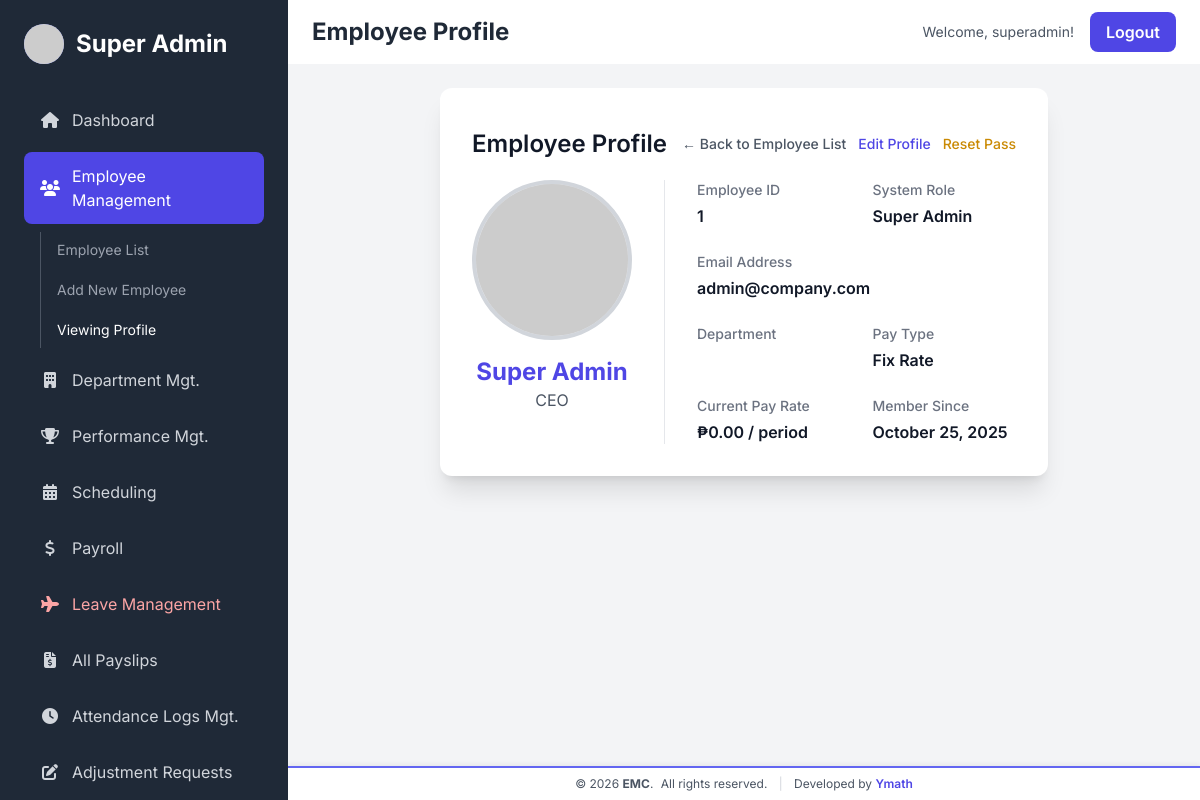
The page /view_employee_profile.php?id=1 (signed in) on the database its author committed.
### tables this page shows
CREATE TABLE `users` (
  `user_id` int(11) NOT NULL,
  `username` varchar(100) NOT NULL,
  `password_hash` varchar(255) NOT NULL,
  `role` enum('Employee','Manager','HR Admin','Super Admin') NOT NULL,
  `employee_id` int(11) NOT NULL
);

CREATE TABLE `employees` (
  `employee_id` int(11) NOT NULL,
  `first_name` varchar(100) NOT NULL,
  `last_name` varchar(100) NOT NULL,
  `email` varchar(255) NOT NULL,
  `phone` varchar(20) DEFAULT NULL,
  `profile_picture_url` varchar(255) DEFAULT NULL,
  `job_title` varchar(100) DEFAULT NULL,
  `department` varchar(100) DEFAULT NULL,
  `created_at` timestamp NOT NULL DEFAULT current_timestamp(),
  `pay_rate` decimal(10,2) NOT NULL DEFAULT 0.00
);

CREATE TABLE `employee_pay_history` (
  `history_id` int(11) NOT NULL,
  `employee_id` int(11) NOT NULL,
  `pay_type` enum('Hourly','Daily','Fix Rate') NOT NULL,
  `pay_rate` decimal(10,2) NOT NULL,
  `effective_start_date` date NOT NULL,
  `created_at` timestamp NOT NULL DEFAULT current_timestamp()
);

### config/utils.php (called while the page is built, shortened)
<?php
function getEmployeePayRateOnDate($pdo, $employee_id, $check_date) {
    try {
        $sql = "SELECT pay_type, pay_rate
                FROM employee_pay_history
                WHERE employee_id = ?
                AND effective_start_date <= ?
                ORDER BY effective_start_date DESC
                LIMIT 1";
        $stmt = $pdo->prepare($sql);
        $stmt->execute([$employee_id, $check_date]);
        return $stmt->fetch(PDO::FETCH_ASSOC);
    } catch (PDOException $e) {
        error_log("Error fetching pay rate for EID {$employee_id} on {$check_date}: " . $e->getMessage());
        return false;
    }
}
?>

### view_employee_profile.php (the view, shortened to what this page needs)
<?php
include 'template/header.php';
require_once __DIR__ . '/config/utils.php';
$currency_symbol = $_SESSION['settings']['currency_symbol'] ?? '$';
$is_admin = ($_SESSION['role'] === 'HR Admin' || $_SESSION['role'] === 'Super Admin');
$employee_id = $_GET['id'] ?? null;
try {
    $sql = "SELECT e.*, u.role
             FROM employees e
             LEFT JOIN users u ON e.employee_id = u.employee_id
             WHERE e.employee_id = ?";
    $stmt = $pdo->prepare($sql); $stmt->execute([$employee_id]); $employee = $stmt->fetch(PDO::FETCH_ASSOC);
    $current_pay_data = getEmployeePayRateOnDate($pdo, $employee_id, date('Y-m-d'));
    $pay_rate_display = $current_pay_data && $current_pay_data['pay_rate'] ? number_format($current_pay_data['pay_rate'], 2) : 'N/A';
    $pay_type_display = $current_pay_data['pay_type'] ?? 'N/A';
    $joinedDate = date('F j, Y', strtotime($employee['created_at']));
    $profile_pic_src = !empty($employee['profile_picture_url'])
        ? '../' . htmlspecialchars($employee['profile_picture_url'])
        : 'https://placehold.co/160x160/dddddd/555555?text=NO+PIC';
} catch (PDOException $e) {
    error_log('View Profile Error: ' . $e->getMessage());
    echo "<div class='bg-red-100 text-red-700 p-4 rounded-lg'>Database error. Could not retrieve employee data.</div>"; include 'template/footer.php'; exit;
}
?>
<div class="bg-white p-8 rounded-xl shadow-xl max-w-4xl mx-auto">
    <div class="mt-3 text-left">
        <div class="flex justify-between items-center mb-6">
            <h3 class="text-2xl leading-6 font-semibold text-gray-900">Employee Profile</h3>
            <div class="flex space-x-3">
                <a href="employee_management.php" class="text-sm font-medium text-gray-600 hover:text-gray-800">&larr; Back to Employee List</a>
                <?php if ($is_admin): ?>
                    <a href="edit_employee_page.php?id=<?php echo $employee['employee_id']; ?>" class="text-sm font-medium text-indigo-600 hover:text-indigo-800">Edit Profile</a>
                    <button onclick="openResetPasswordModal(<?php echo $employee['employee_id']; ?>, '<?php echo htmlspecialchars(addslashes($employee['first_name'] . ' ' . $employee['last_name'])); ?>', true)" class="text-sm font-medium text-yellow-600 hover:text-yellow-800">Reset Pass</button>
                <?php endif; ?>
            </div>
        </div>
        <div class="grid grid-cols-1 md:grid-cols-3 gap-x-8 gap-y-6">
            <div class="md:col-span-1 flex flex-col items-center">
                <div class="w-40 h-40 bg-gray-200 rounded-full flex items-center justify-center mb-4 overflow-hidden border-4 border-gray-300">
                    <img id="profile-pic-display" src="<?php echo $profile_pic_src; ?>" onerror="this.onerror=null; this.src='https://placehold.co/160x160/dddddd/555555?text=NO+PIC';" class="w-full h-full object-cover">
                </div>
                <h4 class="text-2xl font-bold text-indigo-600 text-center" id="view_fullName"><?php echo htmlspecialchars($employee['first_name'] . ' ' . $employee['last_name']); ?></h4>
                <p class="text-md text-gray-600 text-center" id="view_jobTitle"><?php echo htmlspecialchars($employee['job_title']); ?></p>
            </div>
            <div class="md:col-span-2 border-t md:border-t-0 md:border-l border-gray-200 pt-6 md:pt-0 md:pl-8">
                <dl class="grid grid-cols-1 md:grid-cols-2 gap-x-8 gap-y-6">
                    <div class="sm:col-span-1">
                        <dt class="text-sm font-medium text-gray-500">Employee ID</dt>
                        <dd class="mt-1 text-md font-semibold text-gray-900" id="view_employeeId"><?php echo htmlspecialchars($employee['employee_id']); ?></dd>
                    </div>
                    <div class="sm:col-span-1">
                        <dt class="text-sm font-medium text-gray-500">System Role</dt>
                        <dd class="mt-1 text-md font-semibold text-gray-900" id="view_role"><?php echo htmlspecialchars($employee['role']); ?></dd>
                    </div>
                    <div class="sm:col-span-2">
                        <dt class="text-sm font-medium text-gray-500">Email Address</dt>
                        <dd class="mt-1 text-md font-semibold text-gray-900" id="view_email"><?php echo htmlspecialchars($employee['email']); ?></dd>
                    </div>
                    <div class="sm:col-span-1">
                        <dt class="text-sm font-medium text-gray-500">Department</dt>
                    </div>
                    <div class="sm:col-span-1">
                        <dt class="text-sm font-medium text-gray-500">Pay Type</dt>
                        <dd class="mt-1 text-md font-semibold text-gray-900"><?php echo htmlspecialchars($pay_type_display); ?></dd>
                    </div>
                    <div class="sm:col-span-1">
                        <dt class="text-sm font-medium text-gray-500">Current Pay Rate</dt>
                        <dd class="mt-1 text-md font-semibold text-gray-900" id="view_salaryRate">
                            <?php
                            if ($pay_rate_display !== 'N/A') {
                                echo htmlspecialchars($currency_symbol) . $pay_rate_display;
                                if ($pay_type_display === 'Hourly') echo ' / hr';
                                else if ($pay_type_display === 'Daily') echo ' / day';
                                else if ($pay_type_display === 'Fix Rate') echo ' / period';
                            } else { echo '<span class="text-red-500">Rate Not Set</span>'; }
                            ?>
                        </dd>
                    </div>
                    <div class="sm:col-span-1">
                        <dt class="text-sm font-medium text-gray-500">Member Since</dt>
                        <dd class="mt-1 text-md font-semibold text-gray-900" id="view_createdAt"><?php echo $joinedDate; ?></dd>
                    </div>
                </dl>
            </div>
        </div>
    </div>
</div>
<?php
include 'template/footer.php';
?>

### template/header.php (style rules this page uses)
body { font-family: 'Inter', sans-serif; }

### rows shown on the page
users: employee.last_name "Super Admin", employee.job_title "CEO", employee.employee_id "1", role "Super Admin", employee.email "admin@company.com", employee.created_at "October 25, 2025"
employee_pay_history: pay_type "Fix Rate", pay_rate "0.00"

### other values the page prints
$pageTitle "Employee Profile"
$_SESSION['username'] "superadmin"
$currency_symbol "₱"
$company_name "EMC"
